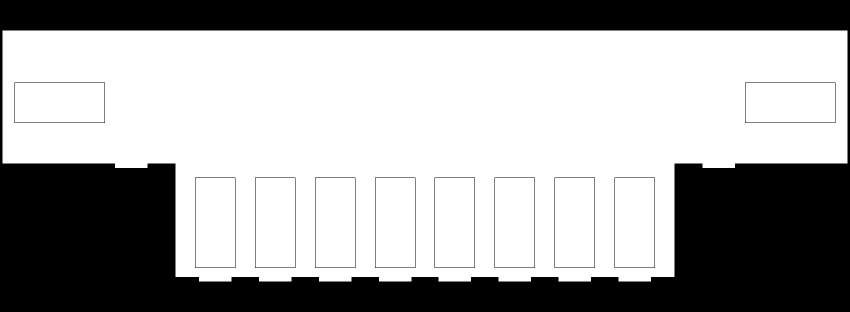
#> input picture src/code/files/ColouredInTrack.png, 1700 x 623 px, found by its file name (shown at 1/2 size)
$ python simulation.py
#> lines starting #> are read from the running program, lines starting #| are printed output that depends on the picture; after the words box and inside, x2 and y2 are one past the last pixel; in counts of white or black regions, pixels touching at a corner belong together
#> further down, img is the input picture: shape (623, 1700, 3); 63.9% white; 11 black regions, largest, box (x1, y1, x2, y2) and area: (0, 0, 1700, 623) 377164, (29, 165, 210, 246) 520, (1490, 165, 1671, 246) 520
"""Simulate the car finding a matching parking spot, reverse-parking, then exiting.

Coordinates: x-y system with the origin at the top left of the image.
theta = 0 rad points right and increases clockwise. Scale is 1 px : 1 mm.
"""

import cv2 as cv
import numpy as np
import random as rand

# Parking space and tile dimensions
SPACE_WIDTH = 65
TILE_WIDTH = SPACE_WIDTH
TILE_HEIGHT = 10
# Car dimensions and steering
CAR_LENGTH = 179
CAR_WIDTH = 79
WHEELBASE = 120
TURN_ANGLE = 27  # degrees
TURN_RADIUS = WHEELBASE / np.tan(np.deg2rad(TURN_ANGLE))
# Car starting position
START_X = 30 + CAR_LENGTH / 2
START_Y = 165
# Parking lot layout
TRACK_IMAGE_PATH = r".files/ColouredInTrack.png" # change if needed
TRACK_END_X = 1489 + CAR_LENGTH / 2
SPOT_X = [398, 518, 638, 758, 877, 997, 1117, 1237]
NUM_SPOTS = len(SPOT_X)
TILE_Y = 554                # y position of the coloured tile gaps
OCCUPIED_CAR_Y = 356        # y position inside the marked parking rectangles
PARKED_CAR_X_OFFSET = -7    # centres a car on its coloured tile gap
# Reversing parameter
PARKING_FRONT_TARGET_Y = 170
# Camera and sensor parameters
CAR_FRONT_CENTER_LOCAL = (CAR_LENGTH, 0)
CAR_REAR_CENTER_LOCAL = (0, 0)
CAR_BOTTOM_CENTER_LOCAL = (CAR_LENGTH / 2, CAR_WIDTH)
START_AREA_THRESHOLD = 50  # px
# Colours (BGR)
WHITE = (255, 255, 255)
BLACK = (0, 0, 0)
COLOURS_BGR = [(255, 0, 0), (0, 255, 0), (0, 0, 255), (0, 255, 255)]
COLOUR_NAMES = ["Blue", "Green", "Red", "Yellow"]
# Speeds (px per frame)
SPEED = 1
REVERSE_SPEED = 0.5
# States
SEARCHING = "SEARCHING"
ALIGNING = "ALIGNING"
TURNING = "TURNING"
REVERSING = "REVERSING"
PARKED = "PARKED"
EXITING = "EXITING"
EXITING_TURN = "EXITING_TURN"
# Simulation state
spots = list(range(NUM_SPOTS)) # spots not yet given a coloured tile
x_car, y_car = START_X, START_Y
theta_car = 0 # rad - pointing right
initial_colour = None
second_colour = None
state = SEARCHING
turn_y = None           # px
target_x_range = None   # px


# [24 lines left out: functions cast_ray, camera_sensor, range_sensor, not called in this run]


def colour_name(colour):
    """Return the name of a BGR colour from COLOURS_BGR."""
    return COLOUR_NAMES[COLOURS_BGR.index(colour)]


def setup(img):
    """Draw the random coloured tiles, parked cars and bicoloured start tile."""
    # Coloured empty parking spaces
    num_spaces = rand.randrange(1, NUM_SPOTS + 1)
    for _ in range(num_spaces):
        col = rand.choice(COLOURS_BGR)
        n = rand.choice(spots)
        spots.remove(n)

        x = SPOT_X[n]
        y = TILE_Y

        cv.rectangle(img, (x, y), (x + TILE_WIDTH - 1, y + TILE_HEIGHT - 1), col, cv.FILLED)
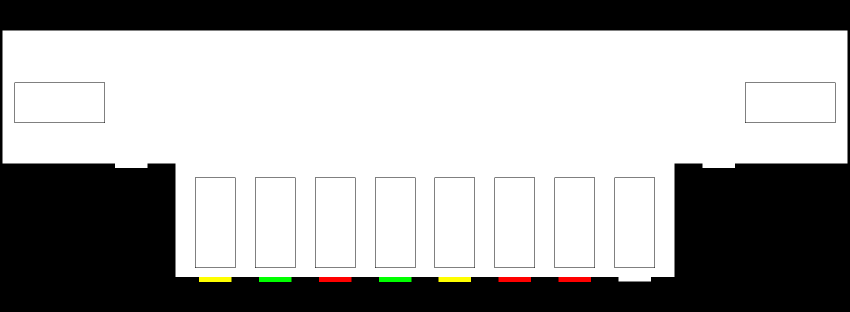
#> img: shape (623, 1700, 3) (shown at 1/2 size); 0.43% of pixels changed, all inside (x1, y1, x2, y2) = (398, 554, 1182, 564)
#> after the loop, spots = [7]

    # Non-empty spaces
    for spot in spots:
        x = SPOT_X[spot] + PARKED_CAR_X_OFFSET
        y = OCCUPIED_CAR_Y
        cv.rectangle(img, (x, y), (x + CAR_WIDTH - 1, y + CAR_LENGTH - 1), BLACK, cv.FILLED)
#> this loop made 1 pass
#> (spot, x, y) on pass 1: (7, 1230, 356)
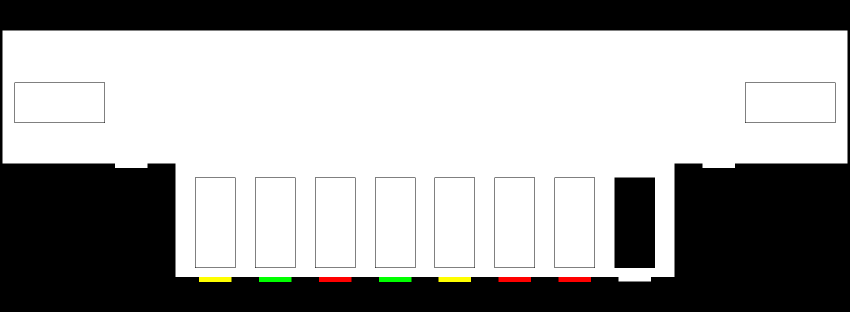
#> img: shape (623, 1700, 3) (shown at 1/2 size); 1.34% of pixels changed, all inside (x1, y1, x2, y2) = (1230, 356, 1309, 535)

    # Bicoloured start tile
    start_colour = rand.choice(COLOURS_BGR)
#> start_colour = (0, 0, 255)
    second_colour = rand.choice(COLOURS_BGR)
#> second_colour = (0, 255, 0)
    marker_x, marker_y = 230, 326
    mid_x = marker_x + TILE_WIDTH // 2
    end_x = marker_x + TILE_WIDTH - 1
    end_y = marker_y + TILE_HEIGHT - 1

    cv.rectangle(img, (marker_x, marker_y), (mid_x - 1, end_y), start_colour, cv.FILLED)
#> img: shape (623, 1700, 3); 0.03% of pixels changed, all inside (x1, y1, x2, y2) = (230, 326, 262, 336)
    cv.rectangle(img, (mid_x, marker_y), (end_x, end_y), second_colour, cv.FILLED)
#> img: shape (623, 1700, 3); mean B, G, R 158.4, 159.1, 159.3


# [136 lines left out: functions local_to_global_coords, draw_car, steer, start_aligning, find_spot, align_to_spot and 1 more, not called in this run]


def main():
    """Run the simulation until 'q' is pressed."""
    global state

    print("Search started")

    while True:
        if cv.waitKey(1) == ord("q"):
#> (key q is pressed here)
            break

        if state == SEARCHING:
            find_spot()
        elif state == ALIGNING:
            align_to_spot()
        elif state in (TURNING, REVERSING, EXITING, EXITING_TURN):
            park()
        elif state == PARKED:
            state = EXITING
            park()

        img_car = img.copy()
        draw_car(x_car, y_car, theta_car, img_car)
        cv.imshow("Simulation", img_car)

    cv.destroyAllWindows()


img = cv.imread(TRACK_IMAGE_PATH)
setup(img)

if __name__ == "__main__":
    main()
